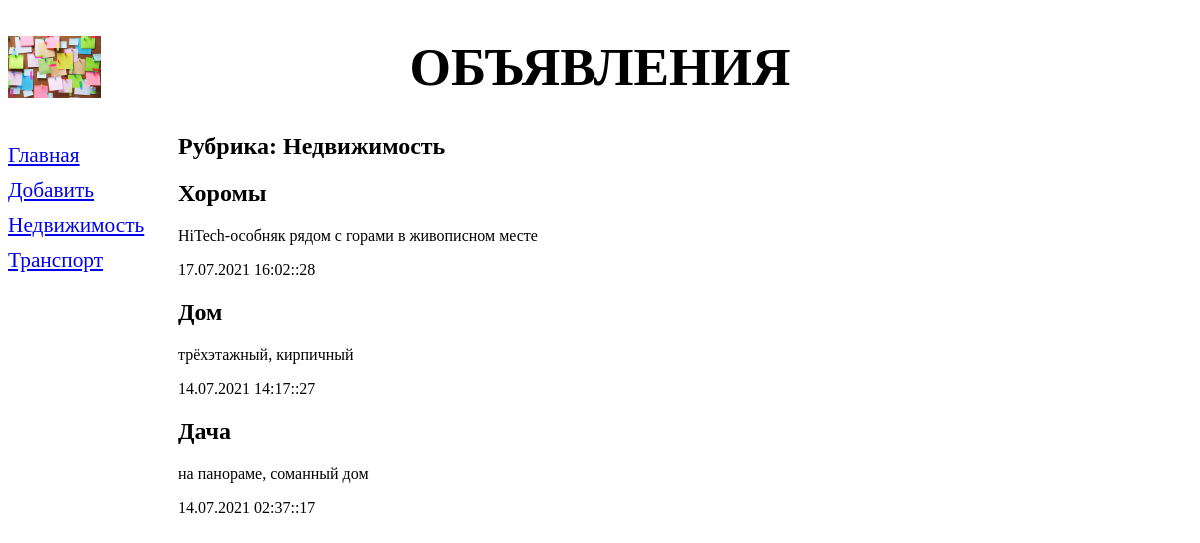
The page /bboard/2/ on the database its author committed.
### bboard/models.py (models this page shows, shortened)
class Rubric(models.Model):
    name = models.CharField(max_length=20, db_index=True, verbose_name='Название')
    class Meta:
        verbose_name_plural = 'Рубрики'
        verbose_name = 'Рубрика'
        ordering = ['name']

class Bb(models.Model):
    title = models.CharField(max_length=50, verbose_name='Товар')
    content = models.TextField(null=True, blank=True, verbose_name='Описание')
    price = models.FloatField(null=True, blank=True, verbose_name='Цена')
    published = models.DateTimeField(auto_now_add=True, db_index=True, verbose_name='Опубликовано')
    rubric = models.ForeignKey('Rubric', null=True, on_delete=models.PROTECT, verbose_name='Рубрика')
    class Meta:
        verbose_name_plural = 'Объявления'
        verbose_name = 'Объявление'
        ordering = ['-published']

### bboard/views.py (the view)
# urls.py: path('<int:rubric_id>/', by_rubric, name='by_rubric'),
def by_rubric(request, rubric_id):
    bbs = Bb.objects.filter(rubric=rubric_id)
    rubrics = Rubric.objects.all()
    current_rubric = Rubric.objects.get(pk=rubric_id)
    context = {'bbs': bbs,
               'rubrics': rubrics,
               'current_rubric': current_rubric}
    return render(request, 'bboard/by_rubrics.html', context)

### bboard/templates/bboard/by_rubrics.html (shortened to what this page needs)
{% extends 'layout/basic.html' %}
{% block content %}
<h2>Рубрика: {{ current_rubric.name }}</h2>
{% for bb in bbs %}
<div>
    <h2>{{bb.title}}</h2>
    <p>{{bb.content}}</p>
    <p>{{bb.published|date:'d.m.Y H:i::s'}}</p>
</div>
{% endfor %}
{% endblock %}

### bboard/templates/layout/basic.html (shortened to what this page needs)
{% load static %}
<!DOCTYPE html>
<html lang="en">
    <head>
        <link rel="stylesheet" href="{% static 'bboard/style.css' %}">
    </head>
    <body>
        <header><h1>Объявления</h1></header>
        <nav>
            <div>
                <a href="{% url 'index' %}">Главная</a>
                <a href="{% url 'add' %} ">Добавить</a>
                {% for rubric in rubrics %}
                <a href="{% url 'by_rubric' rubric.pk %}">{{ rubric.name }}</a>
                {% endfor %}
            </div>
        </nav>
        <section>{% block content %}{% endblock content %}</section>
    </body>
</html>

### bboard/static/bboard/style.css (style rules this page uses)
header h1 { font-size: 40pt; text-transform: uppercase; text-align: center; background: url("bg.jpg") left / auto 100% no-repeat; }
nav { font-size: 16pt; width: 150px; float: left; }
nav a { display: block; margin: 10px 0px; }
section { margin-left: 170px; }

### rows shown on the page
Rubric: name "Недвижимость"
Rubric: name "Транспорт"
Bb: title "Хоромы", content "HiTech-особняк рядом с горами в живописном месте", published "17.07.2021 16:02::28"
Bb: title "Дом", content "трёхэтажный, кирпичный", published "14.07.2021 14:17::27"
Bb: title "Дача", content "на панораме, соманный дом", published "14.07.2021 02:37::17"
